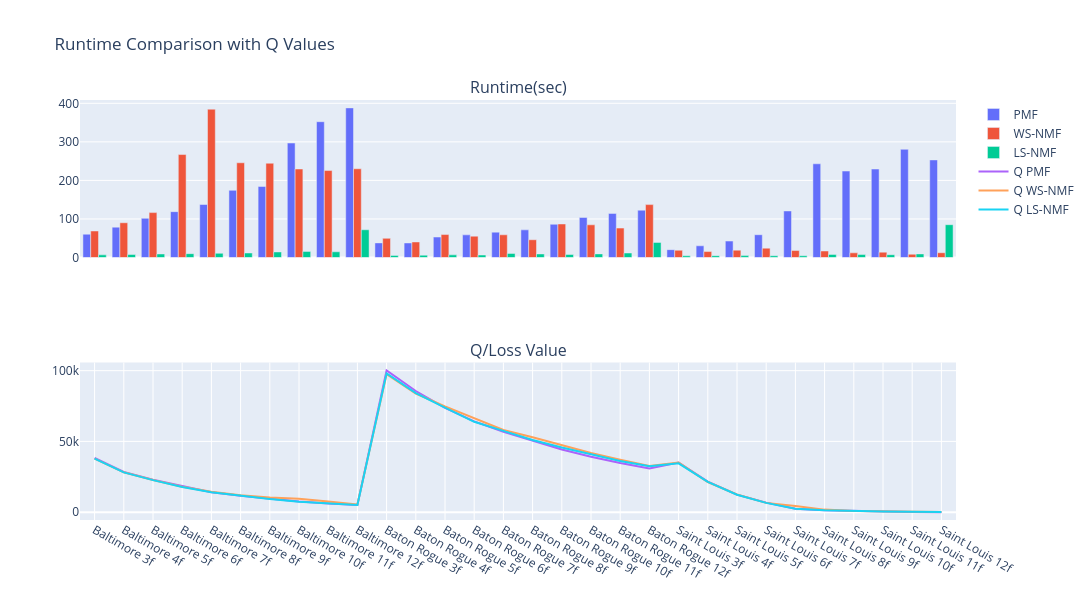

The cell this chart's notebook holds for it:
### Code cell
labels = runtime_df["dataset"] + " " + runtime_df["factors"].astype(str) + "f"
runtime_df["index"] = labels

runtime_sub = make_subplots(rows=2, cols=1, shared_xaxes=True, subplot_titles=("Runtime(sec)", "Q/Loss Value"))

rt_pmf_trace = go.Bar(x=runtime_df["index"], y=runtime_df["pmf-runtime"], name="PMF")
rt_ws_trace = go.Bar(x=runtime_df["index"], y=runtime_df["ws-nmf-runtime"], name="WS-NMF")
rt_ls_trace = go.Bar(x=runtime_df["index"], y=runtime_df["ls-nmf-runtime"], name="LS-NMF")
runtime_sub.add_trace(rt_pmf_trace, 1, 1)
runtime_sub.add_trace(rt_ws_trace, 1, 1)
runtime_sub.add_trace(rt_ls_trace, 1, 1)

pmf_trace2 = go.Scatter(x=runtime_df["index"], y=runtime_df["pmf-Q"], name="Q PMF", mode='lines')
ws_trace2 = go.Scatter(x=runtime_df["index"], y=runtime_df["ws-nmf-Q"], name="Q WS-NMF", mode='lines')
ls_trace2 = go.Scatter(x=runtime_df["index"], y=runtime_df["ls-nmf-Q"], name="Q LS-NMF", mode='lines')
runtime_sub.add_trace(pmf_trace2, row=2, col=1)
runtime_sub.add_trace(ws_trace2, row=2, col=1)
runtime_sub.add_trace(ls_trace2, row=2, col=1)

runtime_sub.update_layout(height=600, width=1200, title_text="Runtime Comparison with Q Values")
runtime_sub.show()

### Figure 1 — Plotly figure (JSON) as saved in the notebook; plotly's stock layout.template omitted (floating-point values rounded to 4 significant figures)
{"data": [{"name": "PMF", "type": "bar", "x": ["Baltimore 3f", "Baltimore 4f", "Baltimore 5f", "Baltimore 6f", "Baltimore 7f", "Baltimore 8f", "Baltimore 9f", "Baltimore 10f", "Baltimore 11f", "Baltimore 12f", "Baton Rogue 3f", "Baton Rogue 4f", "Baton Rogue 5f", "Baton Rogue 6f", "Baton Rogue 7f", "Baton Rogue 8f", "Baton Rogue 9f", "Baton Rogue 10f", "Baton Rogue 11f", "Baton Rogue 12f", "Saint Louis 3f", "Saint Louis 4f", "Saint Louis 5f", "Saint Louis 6f", "Saint Louis 7f", "Saint Louis 8f", "Saint Louis 9f", "Saint Louis 10f", "Saint Louis 11f", "Saint Louis 12f"], "xaxis": "x", "y": [60.45, 78.78, 101.7, 118.9, 137.5, 174.2, 184.3, 297.0, 352.3, 388.1, 37.91, 37.75, 53.1, 58.7, 65.77, 71.73, 86.17, 103.9, 114.4, 122.7, 20.3, 30.33, 42.67, 59.12, 120.8, 243.1, 224.2, 229.5, 280.7, 253.1], "yaxis": "y"}, {"name": "WS-NMF", "type": "bar", "x": ["Baltimore 3f", "Baltimore 4f", "Baltimore 5f", "Baltimore 6f", "Baltimore 7f", "Baltimore 8f", "Baltimore 9f", "Baltimore 10f", "Baltimore 11f", "Baltimore 12f", "Baton Rogue 3f", "Baton Rogue 4f", "Baton Rogue 5f", "Baton Rogue 6f", "Baton Rogue 7f", "Baton Rogue 8f", "Baton Rogue 9f", "Baton Rogue 10f", "Baton Rogue 11f", "Baton Rogue 12f", "Saint Louis 3f", "Saint Louis 4f", "Saint Louis 5f", "Saint Louis 6f", "Saint Louis 7f", "Saint Louis 8f", "Saint Louis 9f", "Saint Louis 10f", "Saint Louis 11f", "Saint Louis 12f"], "xaxis": "x", "y": [68.76, 90.16, 116.5, 267.1, 384.7, 245.7, 244.5, 229.6, 225.5, 230.1, 49.74, 40.32, 59.53, 55.35, 58.85, 46.11, 86.94, 84.76, 76.28, 137.2, 18.78, 15.46, 19.04, 24.19, 18.05, 16.89, 12.08, 13.93, 8.49, 12.4], "yaxis": "y"}, {"name": "LS-NMF", "type": "bar", "x": ["Baltimore 3f", "Baltimore 4f", "Baltimore 5f", "Baltimore 6f", "Baltimore 7f", "Baltimore 8f", "Baltimore 9f", "Baltimore 10f", "Baltimore 11f", "Baltimore 12f", "Baton Rogue 3f", "Baton Rogue 4f", "Baton Rogue 5f", "Baton Rogue 6f", "Baton Rogue 7f", "Baton Rogue 8f", "Baton Rogue 9f", "Baton Rogue 10f", "Baton Rogue 11f", "Baton Rogue 12f", "Saint Louis 3f", "Saint Louis 4f", "Saint Louis 5f", "Saint Louis 6f", "Saint Louis 7f", "Saint Louis 8f", "Saint Louis 9f", "Saint Louis 10f", "Saint Louis 11f", "Saint Louis 12f"], "xaxis": "x", "y": [6.85, 7.73, 9.16, 9.96, 10.86, 11.7, 14.43, 15.86, 14.8, 71.98, 5.47, 6.01, 6.82, 6.45, 10.56, 9.23, 7.82, 9.4, 11.68, 39.18, 4.33, 4.62, 4.91, 4.46, 4.42, 8.01, 7.68, 7.3, 9.26, 85.1], "yaxis": "y"}, {"mode": "lines", "name": "Q PMF", "type": "scatter", "x": ["Baltimore 3f", "Baltimore 4f", "Baltimore 5f", "Baltimore 6f", "Baltimore 7f", "Baltimore 8f", "Baltimore 9f", "Baltimore 10f", "Baltimore 11f", "Baltimore 12f", "Baton Rogue 3f", "Baton Rogue 4f", "Baton Rogue 5f", "Baton Rogue 6f", "Baton Rogue 7f", "Baton Rogue 8f", "Baton Rogue 9f", "Baton Rogue 10f", "Baton Rogue 11f", "Baton Rogue 12f", "Saint Louis 3f", "Saint Louis 4f", "Saint Louis 5f", "Saint Louis 6f", "Saint Louis 7f", "Saint Louis 8f", "Saint Louis 9f", "Saint Louis 10f", "Saint Louis 11f", "Saint Louis 12f"], "xaxis": "x2", "y": [38260.0, 28350.0, 22960.0, 18530.0, 14100.0, 11540.0, 9221.0, 7440.0, 6032.0, 5041, 100201, 85601, 73680.0, 64190.0, 56810.0, 50460.0, 44310.0, 39190.0, 34720, 30820.0, 35030.0, 21581, 12350.0, 6708.0, 2321.0, 1342.0, 769.5, 391, 133.1, 0.2], "yaxis": "y2"}, {"mode": "lines", "name": "Q WS-NMF", "type": "scatter", "x": ["Baltimore 3f", "Baltimore 4f", "Baltimore 5f", "Baltimore 6f", "Baltimore 7f", "Baltimore 8f", "Baltimore 9f", "Baltimore 10f", "Baltimore 11f", "Baltimore 12f", "Baton Rogue 3f", "Baton Rogue 4f", "Baton Rogue 5f", "Baton Rogue 6f", "Baton Rogue 7f", "Baton Rogue 8f", "Baton Rogue 9f", "Baton Rogue 10f", "Baton Rogue 11f", "Baton Rogue 12f", "Saint Louis 3f", "Saint Louis 4f", "Saint Louis 5f", "Saint Louis 6f", "Saint Louis 7f", "Saint Louis 8f", "Saint Louis 9f", "Saint Louis 10f", "Saint Louis 11f", "Saint Louis 12f"], "xaxis": "x2", "y": [37850.0, 28140.0, 22710.0, 17920.0, 14430.0, 11950.0, 10370.0, 9503.0, 7434.0, 5438.0, 97546, 83840.0, 74760.0, 66360.0, 58040.0, 52990.0, 47410.0, 41780.0, 37120.0, 32530.0, 35010.0, 21280.0, 12470.0, 6538.0, 4270.0, 1772.0, 804.1, 482.9, 250.7, 0.39], "yaxis": "y2"}, {"mode": "lines", "name": "Q LS-NMF", "type": "scatter", "x": ["Baltimore 3f", "Baltimore 4f", "Baltimore 5f", "Baltimore 6f", "Baltimore 7f", "Baltimore 8f", "Baltimore 9f", "Baltimore 10f", "Baltimore 11f", "Baltimore 12f", "Baton Rogue 3f", "Baton Rogue 4f", "Baton Rogue 5f", "Baton Rogue 6f", "Baton Rogue 7f", "Baton Rogue 8f", "Baton Rogue 9f", "Baton Rogue 10f", "Baton Rogue 11f", "Baton Rogue 12f", "Saint Louis 3f", "Saint Louis 4f", "Saint Louis 5f", "Saint Louis 6f", "Saint Louis 7f", "Saint Louis 8f", "Saint Louis 9f", "Saint Louis 10f", "Saint Louis 11f", "Saint Louis 12f"], "xaxis": "x2", "y": [37840.0, 28080.0, 22630.0, 17730.0, 14010.0, 11470.0, 9238.0, 7417.0, 6113.0, 5109.0, 98090.0, 84090.0, 73810.0, 63840.0, 57430.0, 51010.0, 45700.0, 40700.0, 36180.0, 32370.0, 34490.0, 21370.0, 12280.0, 6534.0, 2392.0, 1393.0, 792.3, 434.7, 184.8, 0.36], "yaxis": "y2"}], "layout": {"annotations": [{"font": {"size": 16}, "showarrow": false, "text": "Runtime(sec)", "x": 0.5, "xanchor": "center", "xref": "paper", "y": 1, "yanchor": "bottom", "yref": "paper"}, {"font": {"size": 16}, "showarrow": false, "text": "Q/Loss Value", "x": 0.5, "xanchor": "center", "xref": "paper", "y": 0.375, "yanchor": "bottom", "yref": "paper"}], "height": 600, "title": {"text": "Runtime Comparison with Q Values"}, "width": 1200, "xaxis": {"anchor": "y", "autorange": true, "domain": [0, 1], "matches": "x2", "range": [-0.5, 29.5], "showticklabels": false, "type": "category"}, "xaxis2": {"anchor": "y2", "autorange": true, "domain": [0, 1], "range": [-0.5, 29.5], "type": "category"}, "yaxis": {"anchor": "x", "autorange": true, "domain": [0.625, 1], "range": [0, 408.5], "type": "linear"}, "yaxis2": {"anchor": "x2", "autorange": true, "domain": [0, 0.375], "range": [-5567.0, 105800.0], "type": "linear"}}}
